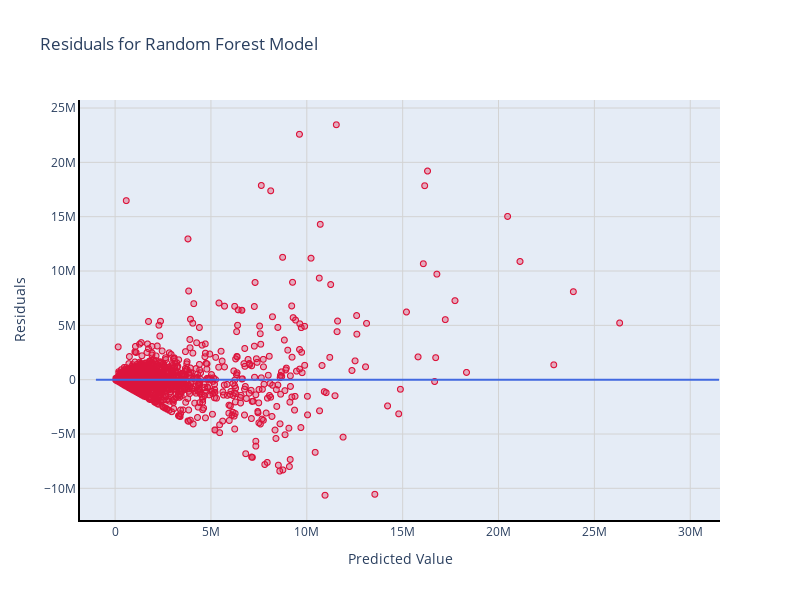

Notebook code cell kept with this figure:
### Code cell
# random forest residuals plot in plotly

fig_rf_res = px.scatter(
    x=predictions_rf, y=residuals_rf,
    color_discrete_sequence=['crimson'],
    title="Residuals for Random Forest Model",
    width=800, height=600
)
fig_rf_res.update_traces(marker=dict(
            color='rgba(220, 20, 60, 0.3)',
            size=6,
            line=dict(
                color='rgb(220, 20, 60)',
                width=1
            )
      )
)
fig_rf_res.update_layout(
    xaxis_title="Predicted Value",
    yaxis_title="Residuals",
    legend_title="Residuals Plot for XGBoost"
)
fig_rf_res.add_shape(type='line',
                x0=-1e6,
                y0=0,
                x1=31.5e6,
                y1=0,
                line=dict(color='royalblue'),
                xref='x',
                yref='y'
)
# fig_rf_res.update_layout({
#     'plot_bgcolor': 'rgba(0, 0, 0, 0)',
#     'paper_bgcolor': 'rgba(0, 0, 0, 0)'}
# )
fig_rf_res.update_xaxes(showline=True, linewidth=2, linecolor='black',
                    showgrid=True, gridcolor='lightgray', zeroline=True,
                    zerolinecolor='lightgray', zerolinewidth=1
)
fig_rf_res.update_yaxes(showline=True, linewidth=2, linecolor='black',
                     showgrid=True, gridcolor='lightgray', zeroline=True,
                    zerolinecolor='lightgray', zerolinewidth=1
)
fig_rf_res.show()

### Figure 1 — Plotly figure (JSON) as saved in the notebook; plotly's stock layout.template omitted (floating-point values rounded to 4 significant figures; data arrays with more than 128 entries replaced by an {"elided": "..."} marker saying what was removed)
{"data": [{"hovertemplate": "x=%{x}<br>y=%{y}<extra></extra>", "legendgroup": "", "marker": {"color": "rgba(220, 20, 60, 0.3)", "line": {"color": "rgb(220, 20, 60)", "width": 1}, "size": 6, "symbol": "circle"}, "mode": "markers", "name": "", "showlegend": false, "type": "scattergl", "x": {"elided": "6878 float values"}, "xaxis": "x", "y": {"elided": "6878 float values"}, "yaxis": "y"}], "layout": {"height": 600, "legend": {"title": {"text": "Residuals Plot for XGBoost"}, "tracegroupgap": 0}, "shapes": [{"line": {"color": "royalblue"}, "type": "line", "x0": -1000000, "x1": 31500000, "xref": "x", "y0": 0, "y1": 0, "yref": "y"}], "title": {"text": "Residuals for Random Forest Model"}, "width": 800, "xaxis": {"anchor": "y", "domain": [0, 1], "gridcolor": "lightgray", "linecolor": "black", "linewidth": 2, "showgrid": true, "showline": true, "title": {"text": "Predicted Value"}, "zeroline": true, "zerolinecolor": "lightgray", "zerolinewidth": 1}, "yaxis": {"anchor": "x", "domain": [0, 1], "gridcolor": "lightgray", "linecolor": "black", "linewidth": 2, "showgrid": true, "showline": true, "title": {"text": "Residuals"}, "zeroline": true, "zerolinecolor": "lightgray", "zerolinewidth": 1}}}
